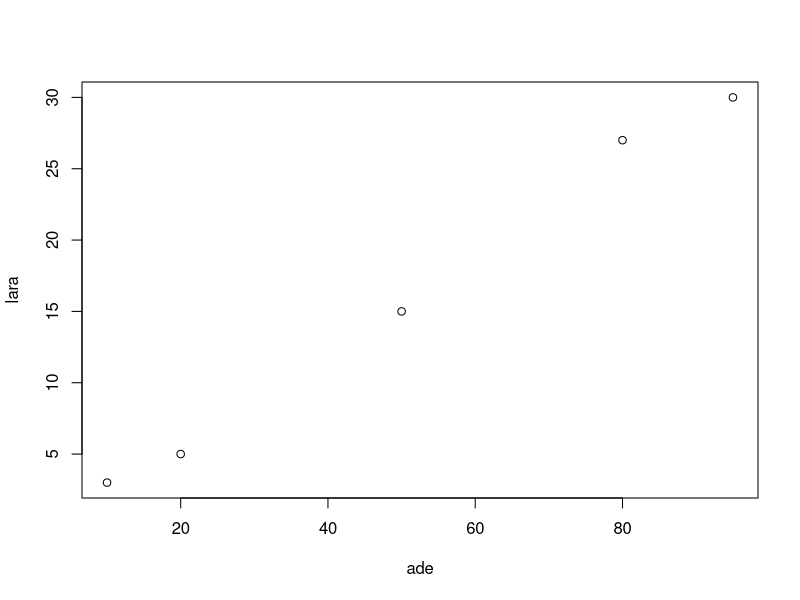
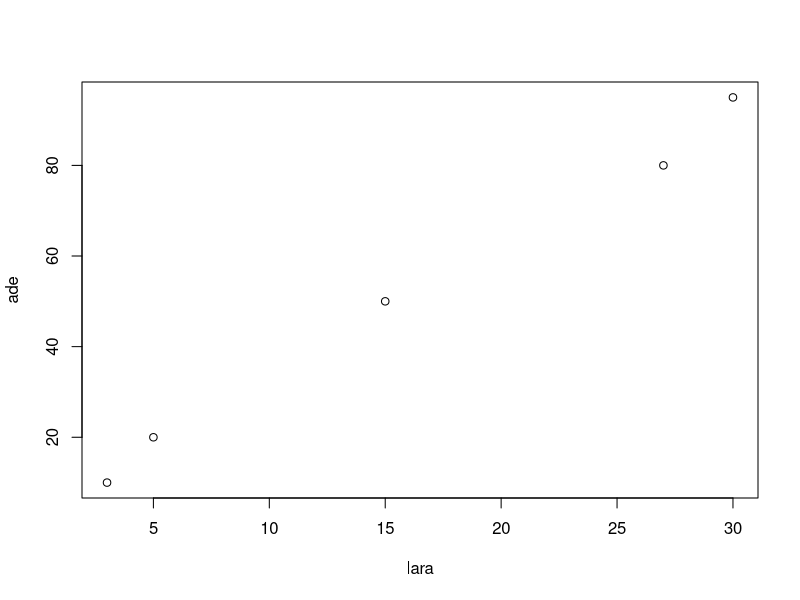
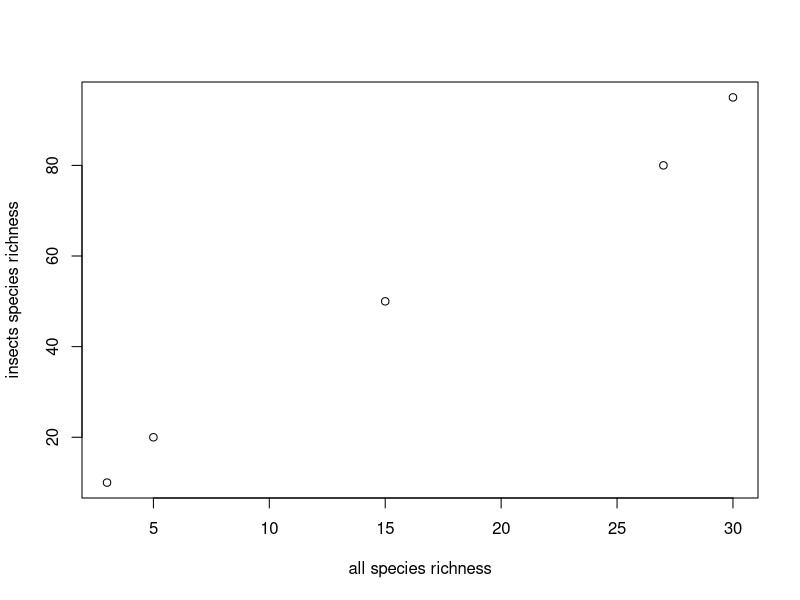
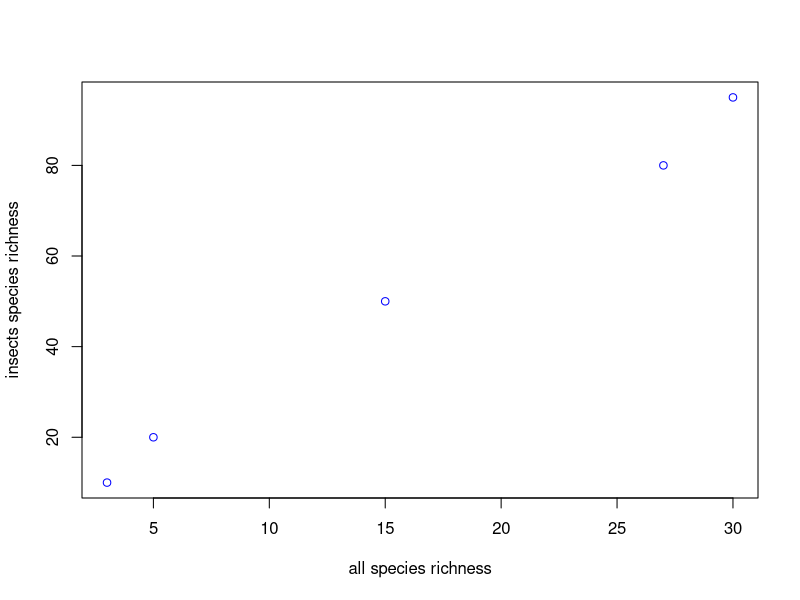
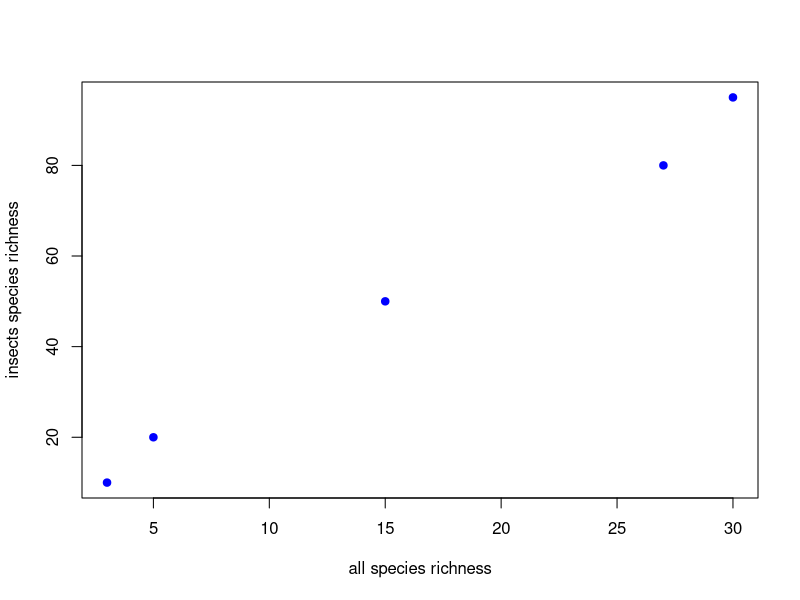
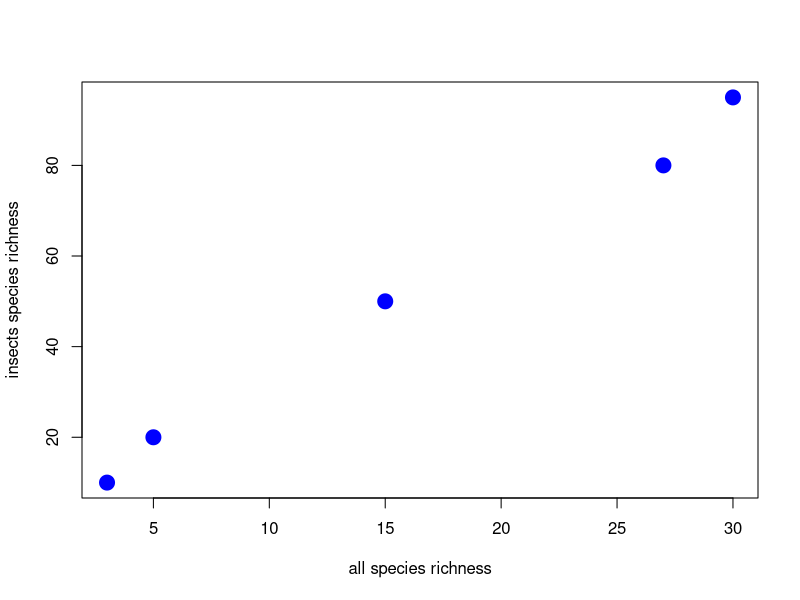
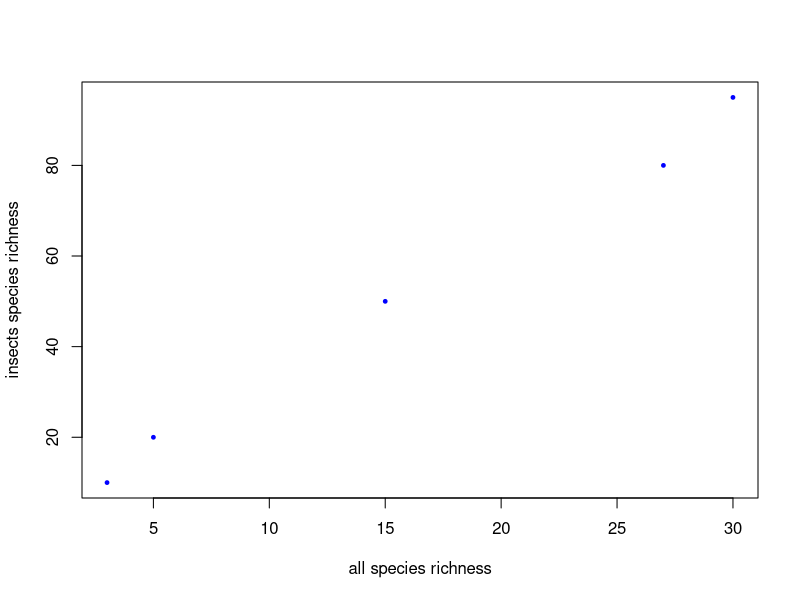

Generate these figures, in order, with R:
2+3 

# this is a comment, R will not read this but humans will!

kat <- 2 + 3 
kat

deanna <- 5+7
deanna 

#instead of 2+3+5+7 
kat + deanna 

#instead of (2+3)*(5+7)
kat*deanna

ade <- c(10, 20, 50, 80, 95) #these are the samples of adelaide containing insects species richness 
lara <- c(3, 5, 15, 27, 30) #these are species numbers of different taxa found by different scientists 
#is the number of insects species related to the number of species of different taxa? 
plot(ade,lara)
plot (lara, ade)

#let's put different arguments 
plot (lara, ade, xlab="all species richness", ylab="insects species richness")
plot (lara, ade, xlab="all species richness", ylab="insects species richness", col="blue")
plot (lara, ade, xlab="all species richness", ylab="insects species richness", col="blue", pch=19)
plot (lara, ade, xlab="all species richness", ylab="insects species richness", col="blue", pch=19, cex= 2)
plot (lara, ade, xlab="all species richness", ylab="insects species richness", col="blue", pch=19, cex= 0.5)
